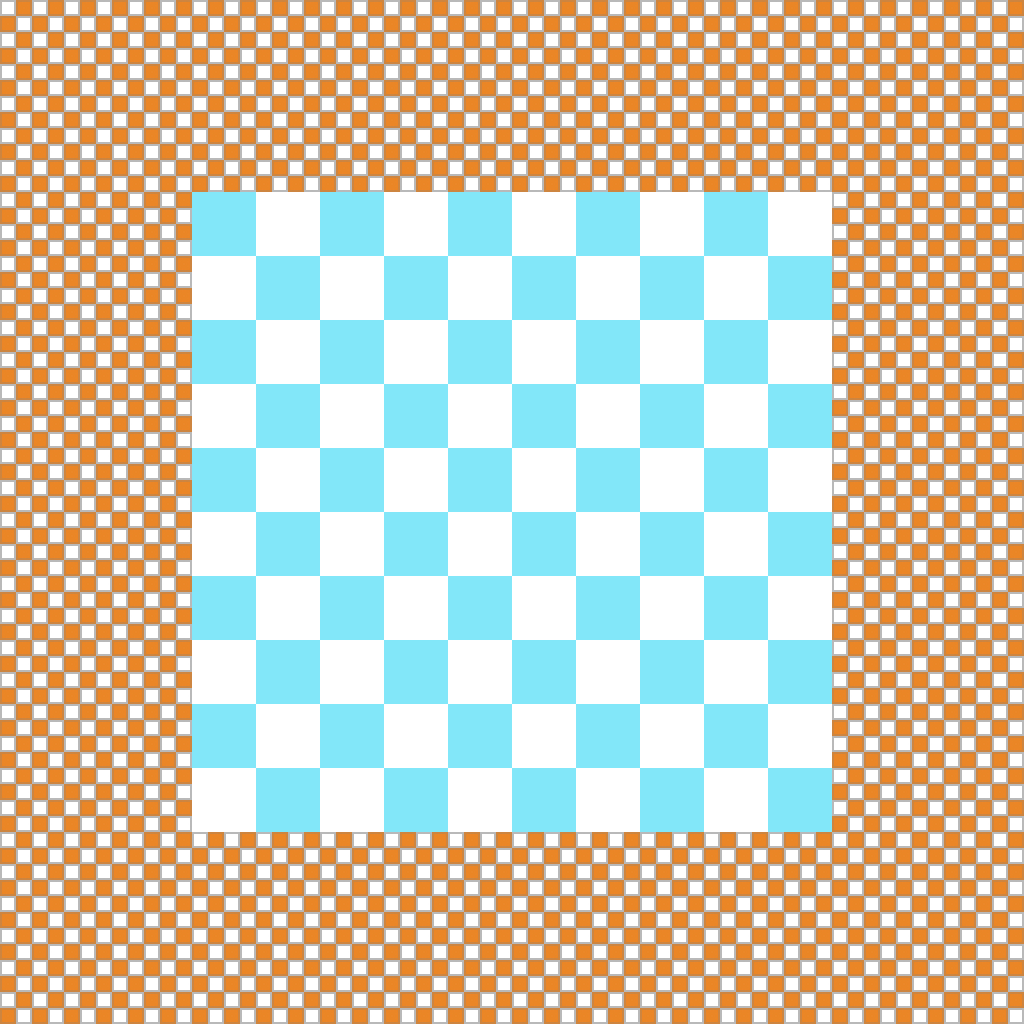

A 2D game scene composited from a Tiled map and its tileset images. What follows is a short description and the map's XML, with each tile layer's data collapsed to a summary:
An orthogonal 128x128 tile map with 8x8 px tiles, 1 tile layer (Tile Layer 1).

<map version="1.4" tiledversion="1.4.3" orientation="orthogonal" renderorder="right-down" width="128" height="128" tilewidth="8" tileheight="8" infinite="0" nextlayerid="2" nextobjectid="1">
 <tileset firstgid="1" source="tile-sheet1.tsx" />
 <layer id="1" name="Tile Layer 1" width="128" height="128">
  <data>[16384 cells, 16384 non-empty, 16 distinct tile ids]</data>
 </layer>
</map>
